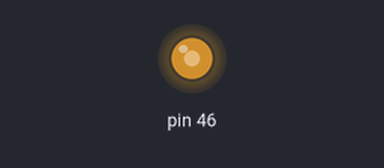
Simulated run of this sketch. Board: Arduino Mega 2560, built with avr-gcc and run on an emulated ATmega2560. On the bench: output pins drawn as LEDs (lit = HIGH).

Above: at 0.15 s.
Timing chart, 0 to 0.1 s (numbered marks = the images above):
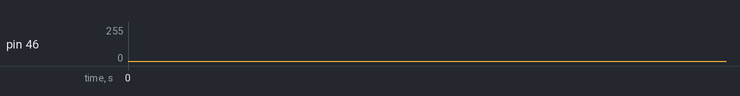

The sketch:

servo_test.ino
```cpp
int angle = 150;
int pot;
char dir = 1;

void setup() {
  Serial.begin(9600);
  pinMode(46, OUTPUT);
  analogWrite(46,angle);
}

void loop() {
  if (dir && (angle < 200)){
    angle++;
    analogWrite(46, angle);
  }
  else if (!dir && (angle > 150)){
    angle--;
    analogWrite(46, angle);
  }
  else {dir ^= 1;}
  /*
  pot = analogRead(0);
  angle = ((float)pot/1023*255);
  Serial.print(pot);
  Serial.print(' ');
  Serial.println(angle);
  analogWrite(46, angle);
  */
}
```
